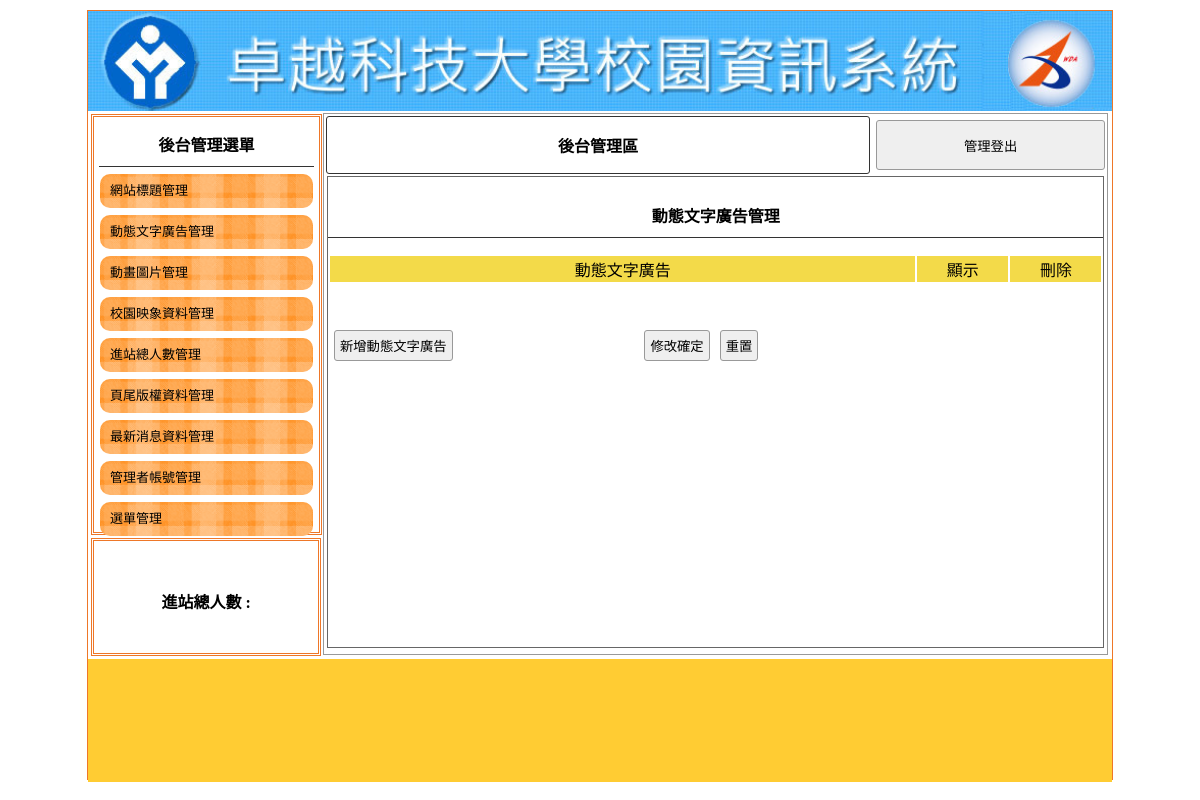
Page /admin.php?do=ad on the earlier database version.
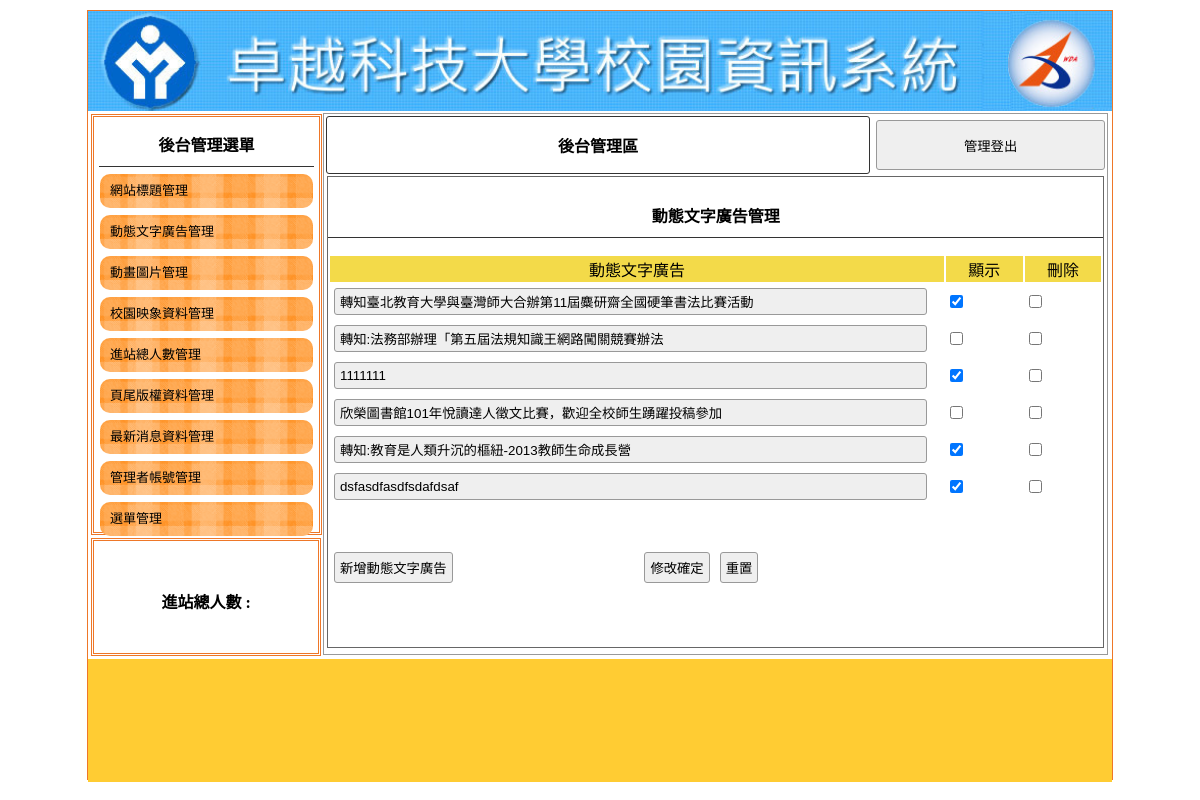
Same page on the later database version.
### tables this page shows
CREATE TABLE `ad` (
  `id` int(10) UNSIGNED NOT NULL,
  `text` text NOT NULL,
  `sh` int(1) NOT NULL
);

### api/db.php (called while the page is built, shortened)
<?php
class DB{
    protected $dsn="mysql:host=localhost;charset=utf8;dbname=db21";
    protected $pdo;
    protected $table;
    function __construct($table){
        $this->table=$table;
        $this->pdo=new PDO($this->dsn,'root','');
    }
    function all(...$arg){
        $sql="SELECT * FROM $this->table ";
        return $this->pdo->query($sql)->fetchAll(PDO::FETCH_ASSOC);
    }
}

### back/ad.php (the view, shortened to what this page needs)
<div class="di"
    style="height:540px; border:#999 1px solid; width:76.5%; margin:2px 0px 0px 0px; float:left; position:relative; left:20px;">
    <table width="100%">
        <tbody>
            <tr>
                <td style="width:70%;font-weight:800; border:#333 1px solid; border-radius:3px;" class="cent">
                    <a href="?do=admin" style="color:#000; text-decoration:none;">後台管理區</a>
                </td>
                <td>
                    <button onclick="document.cookie=&#39;user=&#39;;location.replace(&#39;index.php&#39;)"
                        style="width:99%; margin-right:2px; height:50px;">管理登出</button>
                </td>
            </tr>
        </tbody>
    </table>
    <div style="width:99%; height:87%; margin:auto; overflow:auto; border:#666 1px solid;">
        <p class="t cent botli">動態文字廣告管理</p>
        <form method="post" action="./api/edit.php?table=<?= $do ?>">
            <table width="100%">
                <tbody>
                    <tr class="yel">
                        <td width="45%">動態文字廣告</td>
                        <td width="7%">顯示</td>
                        <td width="7%">刪除</td>
                    </tr>
                    <?php
                    $db=${ucfirst($do)};
                    $rows=$db->all();
                    foreach($rows as $row):
                    ?>
                    <tr>
                        <td width="80%">
                            <input type="text" name="text[]" value="<?= $row['text']; ?>" style="width:95%">
                        </td>
                        <td width="10%">
                            <input type="checkbox" name="sh[]" value="<?= $row['id']; ?>"  <?= ($row['sh']==1)?'checked':''; ?> >
                        </td>
                        <td width="10%">
                            <input type="checkbox" name="del[]" value="<?= $row['id']; ?>">
                        </td>
                    </tr>
                    <?php
                    endforeach;
                    ?>
                </tbody>
            </table>
            <table style="margin-top:40px; width:70%;">
                <tbody>
                    <tr>
                        <td width="200px">
                            <input type="button" onclick="op('#cover','#cvr','include/<?= $do; ?>.php')" value="新增動態文字廣告">
                        </td>
                        <td class="cent">
                            <input type="submit" value="修改確定">
                            <input type="reset" value="重置">
                        </td>
                    </tr>
                </tbody>
            </table>
        </form>
    </div>
</div>

Differences in the rows shown:
added ad: text "轉知臺北教育大學與臺灣師大合辦第11屆麋研齋全國硬筆書法比賽活動", sh "☑"
added ad: text "轉知:法務部辦理「第五屆法規知識王網路闖關競賽辦法"
added ad: text "1111111", sh "☑"
added ad: text "欣榮圖書館101年悅讀達人徵文比賽，歡迎全校師生踴躍投稿參加"
added ad: text "轉知:教育是人類升沉的樞紐-2013教師生命成長營", sh "☑"
added ad: text "dsfasdfasdfsdafdsaf", sh "☑"
